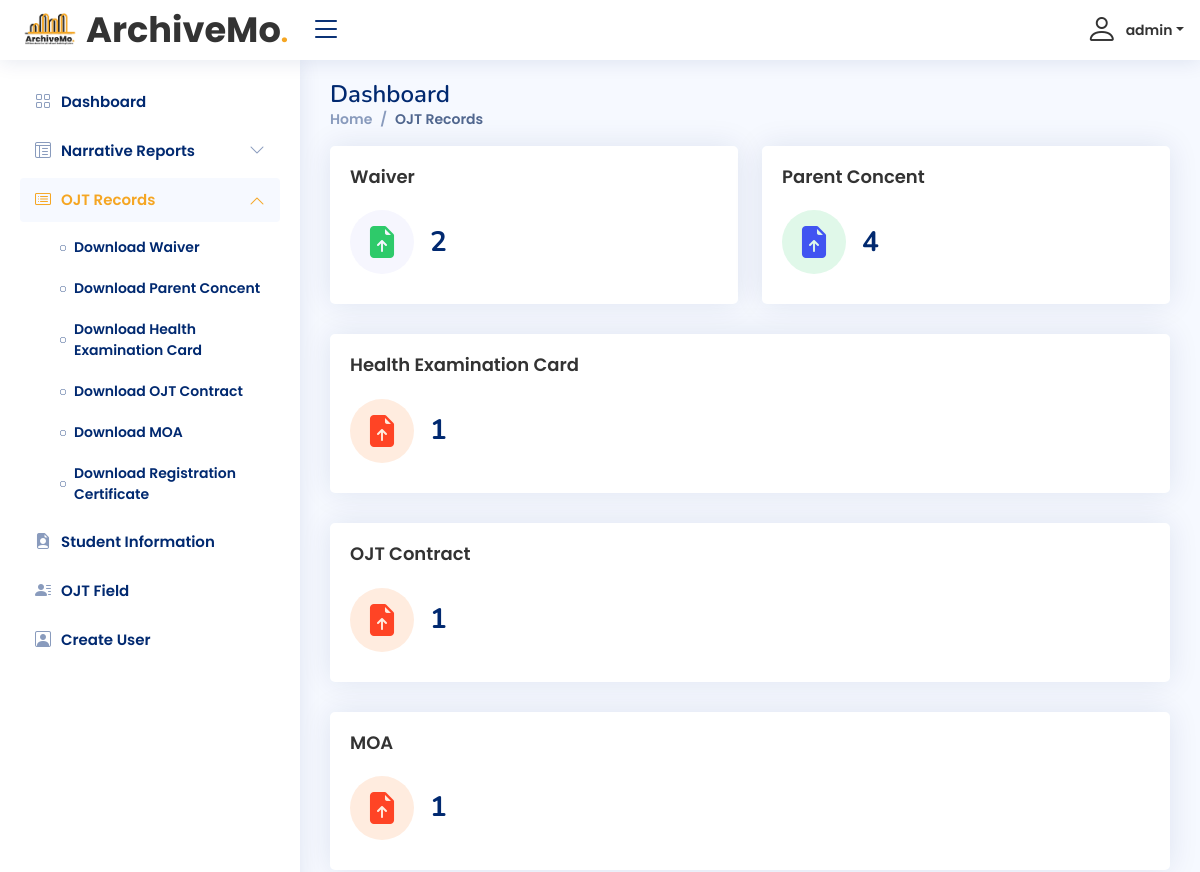
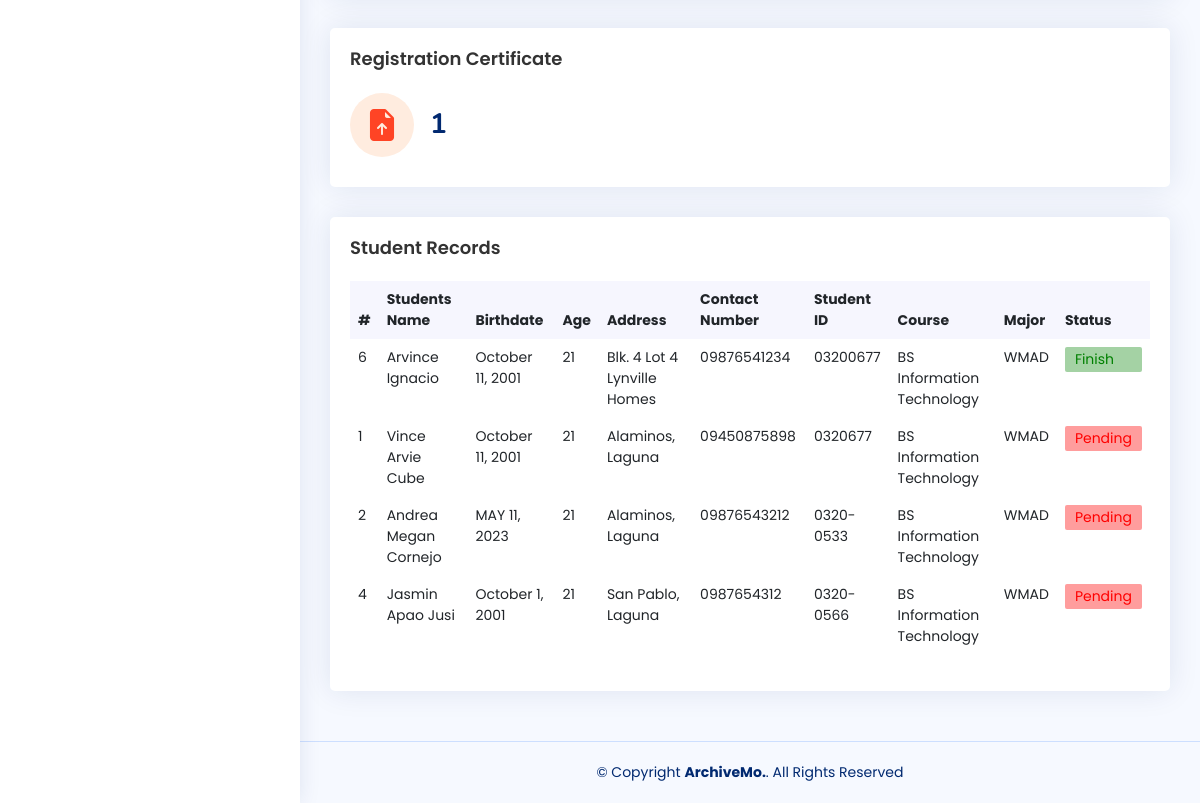
Page /admin/ojt-dashboard.php (signed in) on the earlier database version (2 pictures, top to bottom).
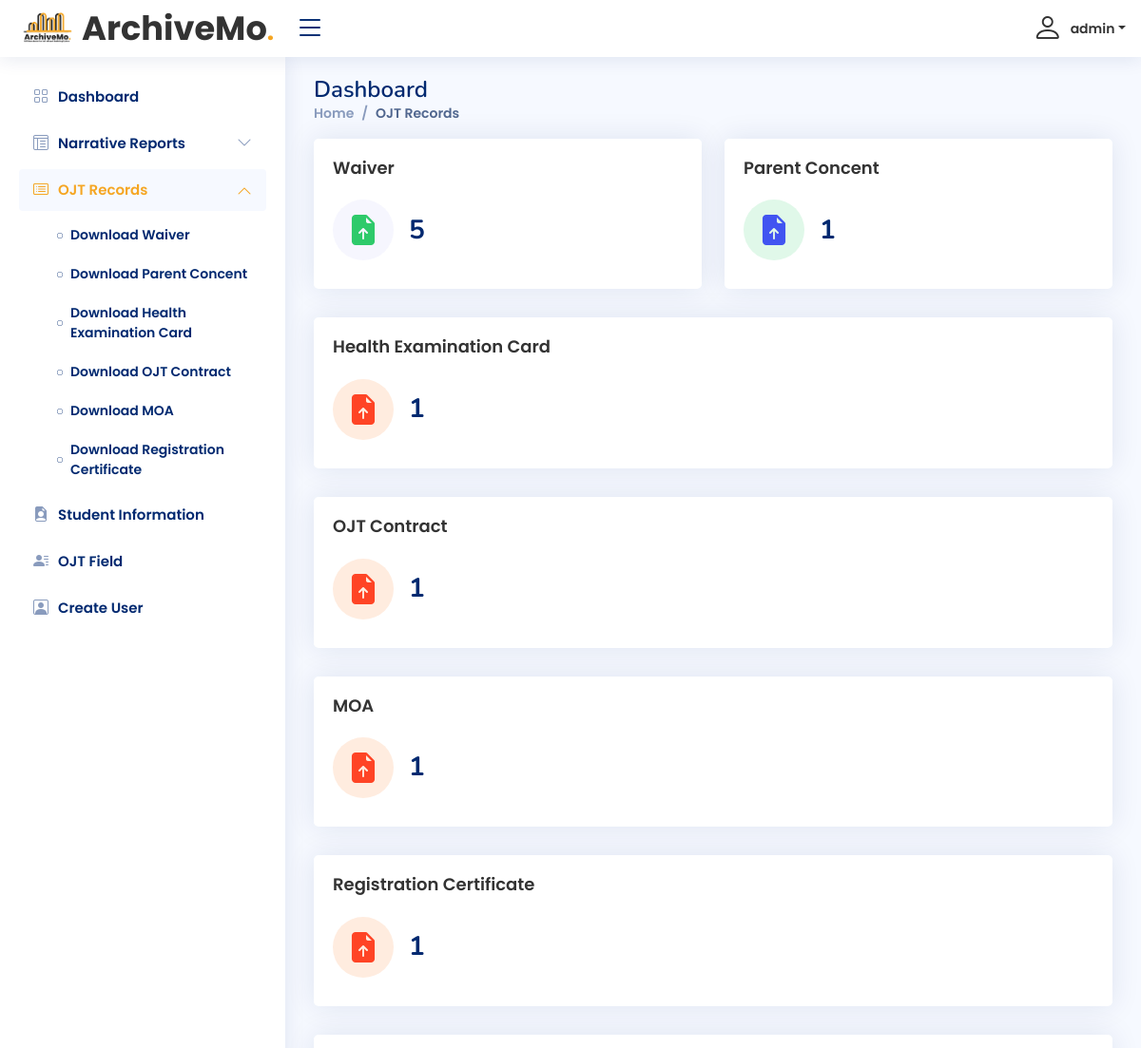
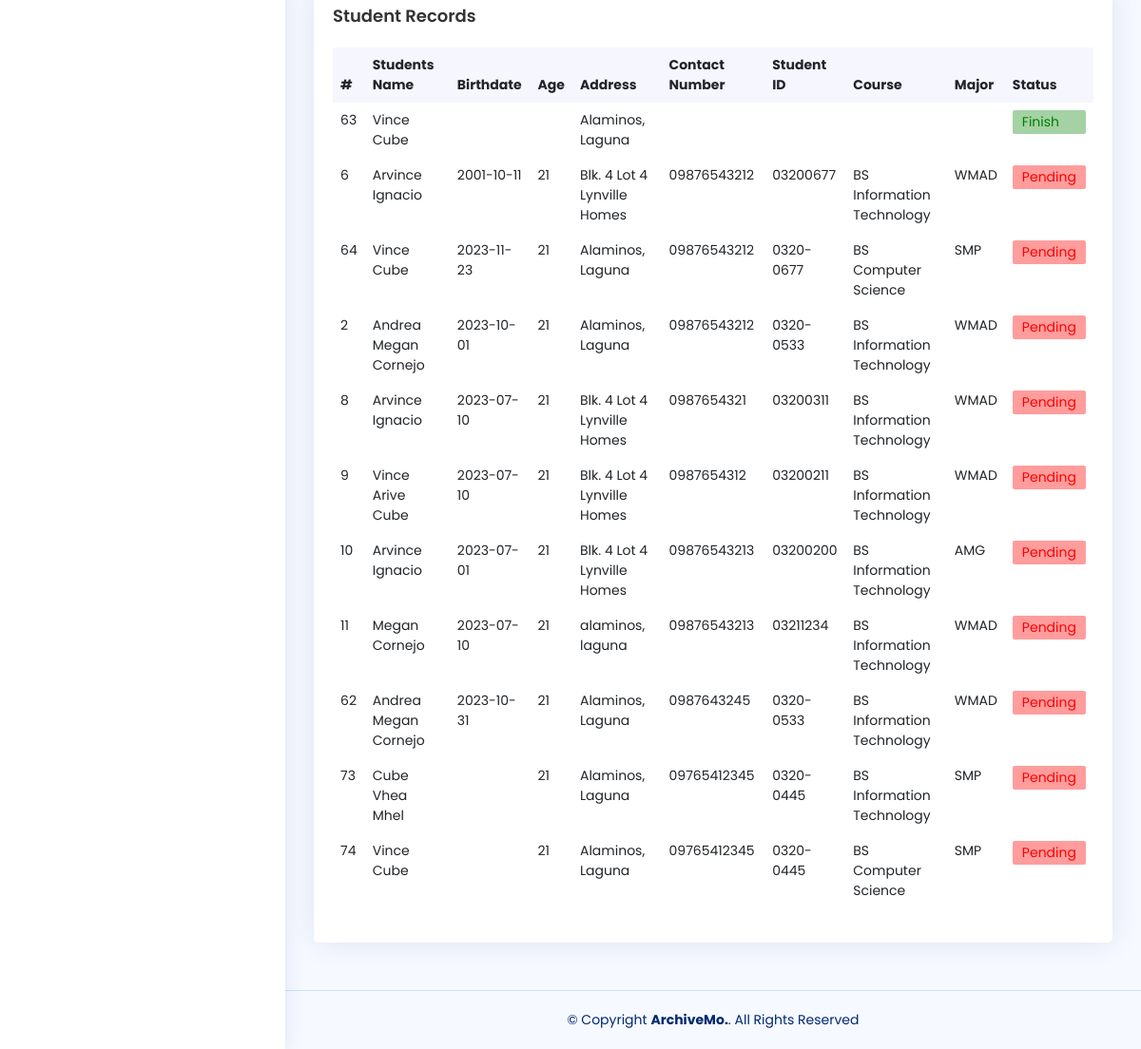
Same page on the later database version (2 pictures, top to bottom).
### tables this page shows
CREATE TABLE `users` (
  `id` int(11) NOT NULL,
  `firstname` varchar(255) NOT NULL,
  `lastname` varchar(255) NOT NULL,
  `birthday` varchar(255) NOT NULL,
  `age` varchar(255) NOT NULL,
  `student_id` text NOT NULL,
  `course` varchar(255) NOT NULL,
  `specialization` varchar(255) NOT NULL,
  `address` varchar(255) NOT NULL,
  `contact` varchar(255) NOT NULL,
  `company` varchar(255) NOT NULL,
  `position` varchar(255) NOT NULL,
  `email` text NOT NULL,
  `password` varchar(255) NOT NULL,
  `profile` varchar(255) NOT NULL,
  `ver_code` text NOT NULL,
  `verified_at` datetime DEFAULT NULL
);

### admin/config.php (called while the page is built, shortened)
<?php
include 'dbconn.php';
    $count_all_users_waiver = "SELECT COUNT(waiver) as count FROM `records`";
    $result = mysqli_query($conn, $count_all_users_waiver);
    $row = mysqli_fetch_assoc($result);
    $total_waiver = $row['count'];
    $count_all_users_concent = "SELECT COUNT(concent) as count FROM `concent`";
    $result = mysqli_query($conn, $count_all_users_concent);
    $row = mysqli_fetch_assoc($result);
    $total_concent = $row['count'];
?>

### admin/ojt-dashboard.php (the view, shortened to what the changed rows need)
<?php
include 'dbconn.php';
?>
<!DOCTYPE html>
<html lang="en">
<head>
  <link href="assets/vendor/bootstrap/css/bootstrap.min.css" rel="stylesheet">
  <link href="assets/vendor/bootstrap-icons/bootstrap-icons.css" rel="stylesheet">
  <link href="assets/vendor/boxicons/css/boxicons.min.css" rel="stylesheet">
  <link href="assets/vendor/quill/quill.snow.css" rel="stylesheet">
  <link href="assets/vendor/quill/quill.bubble.css" rel="stylesheet">
  <link href="assets/vendor/remixicon/remixicon.css" rel="stylesheet">
  <link href="assets/vendor/simple-datatables/style.css" rel="stylesheet">
  <link href="assets/css/style.css" rel="stylesheet">
</head>
<body>
  <header id="header" class="header fixed-top d-flex align-items-center">
    <nav class="header-nav ms-auto">
      <ul class="d-flex align-items-center">
        <li class="nav-item dropdown pe-3">
          <a class="nav-link nav-profile d-flex align-items-center pe-0" href="#" data-bs-toggle="dropdown">
            <?php
            $email = $_SESSION['useremail'];
            $result = mysqli_query($conn, "SELECT * FROM admin WHERE username ='$email'");
            while ($row = mysqli_fetch_array($result)) {
            ?>
              <i class="bi bi-person" style="font-size: 2rem;"></i>
              <span class="d-none d-md-block dropdown-toggle ps-2"><?php echo $row["username"]; ?></span>
          </a>
            <?php
            }
            ?>
        </li>
      </ul>
    </nav>
  </header>
  <main id="main" class="main">
    <div class="pagetitle">
      <h1>Dashboard</h1>
    </div>
    <?php
    include 'config.php';
    ?>
    <section class="section dashboard">
      <div class="row">
        <div class="col-lg-13">
          <div class="row">
            <div class="col-xxl-4 col-md-6">
              <div class="card info-card sales-card">
                <div class="card-body" type="button" data-bs-toggle="modal" data-bs-target="#waivermodal">
                  <div class="d-flex align-items-center">
                    <div class="ps-3">
                      <h6><?php echo $total_waiver; ?></h6>
                    </div>
                  </div>
                </div>
              </div>
            </div>
            <div class="col-xxl-4 col-md-6">
              <div class="card info-card revenue-card">
                <div class="card-body" data-bs-target="#parentmodal" data-bs-toggle="modal">
                  <div class="d-flex align-items-center">
                    <div class="ps-3">
                      <h6><?php echo $total_concent; ?></h6>
                    </div>
                  </div>
                </div>
              </div>
            </div>
          </div>
        </div>
        <div class="col-12">
          <div class="card recent-sales overflow-auto">
            <div class="card-body">
              <table class="table table-borderless datatable">
                <thead>
                  <tr>
                    <th>#</th>
                    <th>Students Name</th>
                    <th>Birthdate</th>
                    <th>Age</th>
                    <th>Address</th>
                    <th>Contact Number</th>
                    <th>Student ID</th>
                    <th>Course</th>
                    <th>Major</th>
                    <th>Status</th>
                  </tr>
                </thead>
                <tbody>
                  <?php
                  $result = mysqli_query($conn, "SELECT DISTINCT users.*, records.email,  concent.email, medical.email FROM users LEFT JOIN records ON users.email = records.email LEFT JOIN concent ON users.email = concent.email LEFT JOIN medical ON users.email = medical.email");
                  while ($row = mysqli_fetch_array($result)) {
                  ?>
                    <tr>
                      <td scope="row"><?php echo $row["id"]; ?></td>
                      <td><?php echo $row["firstname"] . " " . $row["lastname"]; ?></td>
                      <td><?php echo $row["birthday"]; ?></td>
                      <td><?php echo $row["age"]; ?></td>
                      <td><?php echo $row["address"]; ?></td>
                      <td><?php echo $row["contact"]; ?></td>
                      <td><?php echo $row["student_id"]; ?></td>
                      <td><?php echo $row["course"]; ?></td>
                      <td><?php echo $row["specialization"]; ?></td>
                      <td>
                      <?php
                      if ($row['email'] != NULL) {
                        echo "<p style='color: green; background-color: rgba(0, 128, 0, 0.355); border-radius: 2px; padding: 2px 10px;'> Finish</p>";
                      } else {
                        echo "<p style='color:red; background-color: rgba(255, 0, 0, 0.384); border-radius: 2px; padding: 2px 10px;'> Pending</p>";
                      }
                    }
                      ?>
                      </td>
                    </tr>
                </tbody>
              </table>
            </div>
          </div>
        </div>
      </div>
    </section>
  </main>
</body>
</html>

Differences in the rows shown:
removed users: id "1", firstname "Vince Arvie", lastname "Cube", birthday "October 11, 2001", age "21", address "Alaminos, Laguna", contact "09450875898", student "0320677", course "BS Information Technology", specialization "WMAD", shows "Pending"
removed users: id "4", firstname "Jasmin", lastname "Apao Jusi", birthday "October 1, 2001", age "21", address "San Pablo, Laguna", contact "0987654312", student "0320-0566", course "BS Information Technology", specialization "WMAD", shows "Pending"
added users: id "63", firstname "Vince", lastname "Cube", address "Alaminos, Laguna", shows "Finish"
changed users id 6: birthday "October 11, 2001" → "2001-10-11"; contact "09876541234" → "09876543212"; text "Finish" → "Pending"
added users: id "64", firstname "Vince", lastname "Cube", birthday "2023-11-23", age "21", address "Alaminos, Laguna", contact "09876543212", student "0320-0677", course "BS Computer Science", specialization "SMP", shows "Pending"
changed users id 2: birthday "MAY 11, 2023" → "2023-10-01"
added users: id "8", firstname "Arvince", lastname "Ignacio", birthday "2023-07-10", age "21", address "Blk. 4 Lot 4 Lynville Homes", contact "0987654321", student "03200311", course "BS Information Technology", specialization "WMAD", shows "Pending"
added users: id "9", firstname "Vince Arive", lastname "Cube", birthday "2023-07-10", age "21", address "Blk. 4 Lot 4 Lynville Homes", contact "0987654312", student "03200211", course "BS Information Technology", specialization "WMAD", shows "Pending"
added users: id "10", firstname "Arvince", lastname "Ignacio", birthday "2023-07-01", age "21", address "Blk. 4 Lot 4 Lynville Homes", contact "09876543213", student "03200200", course "BS Information Technology", specialization "AMG", shows "Pending"
added users: id "11", firstname "Megan", lastname "Cornejo", birthday "2023-07-10", age "21", address "alaminos, laguna", contact "09876543213", student "03211234", course "BS Information Technology", specialization "WMAD", shows "Pending"
added users: id "62", firstname "Andrea Megan", lastname "Cornejo", birthday "2023-10-31", age "21", address "Alaminos, Laguna", contact "0987643245", student "0320-0533", course "BS Information Technology", specialization "WMAD", shows "Pending"
added users: id "73", firstname "Cube", lastname "Vhea Mhel", age "21", address "Alaminos, Laguna", contact "09765412345", student "0320-0445", course "BS Information Technology", specialization "SMP", shows "Pending"
added users: id "74", firstname "Vince", lastname "Cube", age "21", address "Alaminos, Laguna", contact "09765412345", student "0320-0445", course "BS Computer Science", specialization "SMP", shows "Pending"
Other differences:
$total_waiver: "2" → "5"
$total_concent: "4" → "1"
